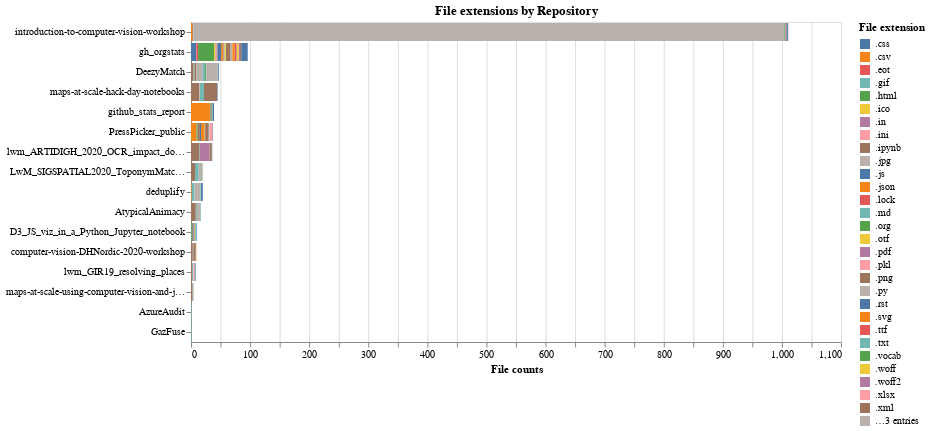

Source (notebook cell):
### Markdown cell above
### File extensions by repository

This chart shows the number and type of files for each public Living with Machines repository **note** that this only considers files on the default branch of the repository.

### Code cell
df = pd.DataFrame.from_dict(lwm_stats.get_org_file_ext_frequency("public"))
df.reset_index(inplace=True)
data = pd.melt(frame=df, id_vars=["index"], value_name="count")
chart = (
    alt.Chart(data)
    .mark_bar()
    .encode(
        y=alt.Y(
            "variable:N",
            title=None,
            sort=alt.EncodingSortField(field="count", order="descending", op="sum"),
        ),
        x=alt.X("count:Q", title="File counts", axis=alt.Axis(tickRound=False)),
        color=alt.Color("index:N", title="File extension"),
        tooltip=[alt.Tooltip("index:N", title="file extension"), "count:Q"],
    )
    .properties(width=WIDTH, title='File extensions by Repository')
)
chart

### Figure 1 — Vega-Lite specification as saved in the notebook (floating-point values rounded to 4 significant figures; data arrays with more than 128 entries replaced by an {"elided": "..."} marker saying what was removed)
{"config": {"view": {"continuousWidth": 400, "continuousHeight": 300}}, "data": {"name": "data-85f327835776a85e1dbace30cefbf4e1"}, "mark": "bar", "encoding": {"color": {"type": "nominal", "field": "index", "title": "File extension"}, "tooltip": [{"type": "nominal", "field": "index", "title": "file extension"}, {"type": "quantitative", "field": "count"}], "x": {"type": "quantitative", "axis": {"tickRound": false}, "field": "count", "title": "File counts"}, "y": {"type": "nominal", "field": "variable", "sort": {"field": "count", "op": "sum", "order": "descending"}, "title": null}}, "title": "File extensions by Repository", "width": 650, "$schema": "https://vega.github.io/schema/vega-lite/v4.8.1.json", "datasets": {"data-85f327835776a85e1dbace30cefbf4e1": {"elided": "512 records"}}}
